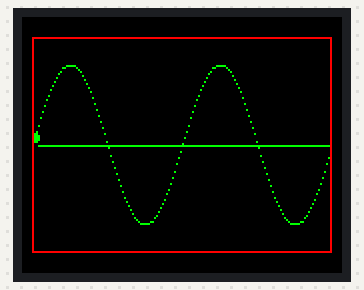
The sketch below on a simulated Arduino Uno, built with avr-gcc and run on an emulated ATmega328P. Shown: 160×128 colour display.

Above: at 0.72 s.
At 5.32 s:
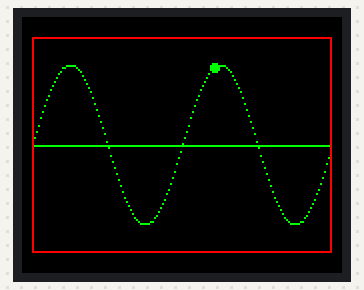
At 10.24 s:
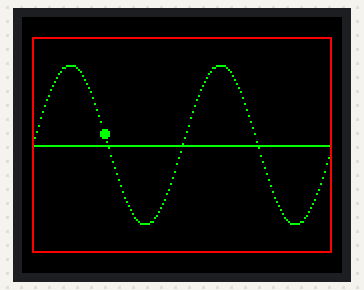
At 20.07 s:
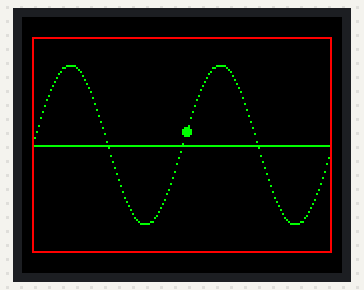
At 29.9 s:
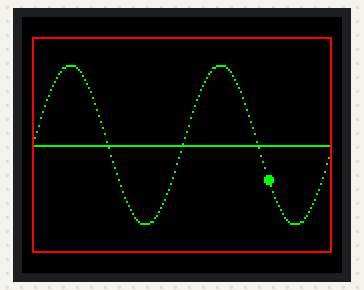
At 39.73 s:
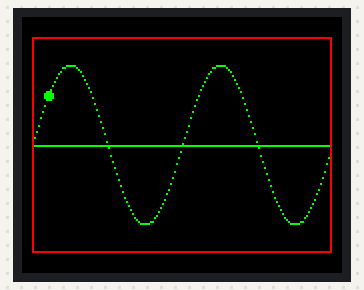

The sketch:

tarea8_jcvargasq_savargasqu.ino
```cpp
#include <TFT.h>
#include <SPI.h>
// Screen definitions and initialization
#define cs   10
#define dc   9
#define rst  8
TFT TFTscreen = TFT(cs, dc, rst);

// Some ready-made 16-bit ('565') color settings:
#define COLOR_BLACK 0x0000
#define COLOR_WHITE 0xFFFF
#define COLOR_RED 0xF800
#define COLOR_GREEN 0x07E0
#define COLOR_BLUE 0x001F
#define COLOR_CYAN 0x07FF
#define COLOR_MAGENTA 0xF81F
#define COLOR_YELLOW 0xFFE0
#define COLOR_ORANGE 0xFC00

// Ball parameters
#define BALL_SIZE 2
#define BALL_INITX 5
#define BALL_INITY 64
#define BALL_MILLIS 50

// Court parameters
#define COURT_X 5
#define COURT_Y 10
#define COURT_W 150
#define COURT_H 108

// OTHER PARAMETERS
#define SINE_AMP 40
#define SINE_FRE (4.0*PI)/(150.0)

// Ball structure
struct ball_t {
	word color;
	int rad;
	int posX;
	int posY;
	int oldX;
	int oldY;
	int speedX;
	int speedY;
	unsigned long prevMillis;
};
ball_t ball; // ball instances

// Court structure
struct court_t {
	int top;
	int bottom;
	int left;
	int right;
};
court_t court;// court instance

/*
enum state_t {	s0, s1, s2, s3, s4}; // ball states
state_t ball_state = s0;
*/

void setup() {
	TFTscreen.begin(); // initialize the display
	TFTscreen.background(0, 0, 0); // black background

	// Court initialization
	court.top = COURT_Y;
	court.bottom = COURT_Y + COURT_H;
	court.left = COURT_X;
	court.right = COURT_X + COURT_W;

	// Ball initialization
	ball.color = COLOR_GREEN;
	ball.rad = BALL_SIZE;
	ball.posX = BALL_INITX;
	ball.posY = BALL_INITY;
	ball.speedX = 1;
	ball.speedY  = 1;
	ball.prevMillis = 0;

	drawPlot(COLOR_GREEN);
	TFTscreen.fillCircle(ball.posX, ball.posY, ball.rad, ball.color);
	drawCourt();
	delay(500);
}

void loop() {
	if(millis() > ball.prevMillis + BALL_MILLIS){
		ball.prevMillis = millis();
		drawPlot(COLOR_GREEN);
		moveBall();
		drawCourt();
	}
}

float x_to_y(int x){
	return 64 - SINE_AMP * sin(SINE_FRE * (x-5));
}

void drawPlot(word c){
	TFTscreen.drawFastHLine(COURT_X, 64, COURT_W, c);
	for(int i = court.left; i < court.right; i++){
		TFTscreen.drawPixel(i, x_to_y(i), c);
	}
}

void drawCourt(){
	TFTscreen.fillRect(0, 50, 5, 28, COLOR_BLACK);
	TFTscreen.fillRect(155, 50, 5, 28, COLOR_BLACK);
	TFTscreen.drawRect(COURT_X, COURT_Y, COURT_W, COURT_H, COLOR_RED);
}

void drawBall(ball_t *ball) {
	TFTscreen.fillCircle(ball->oldX, ball->oldY, ball->rad, COLOR_BLACK);
	TFTscreen.fillCircle(ball->posX, ball->posY, ball->rad, ball->color);
}

void moveBall() {
	ball.oldX = ball.posX;
	ball.oldY = ball.posY;

	ball.posX += ball.speedX;
	if(ball.posX > (court.right)){
		ball.posX = BALL_INITX;
	}
	ball.posY = x_to_y(ball.posX);

	if (ball.oldX != ball.posX || ball.oldY != ball.posY) {
		drawBall(&ball);
	}
}
```
